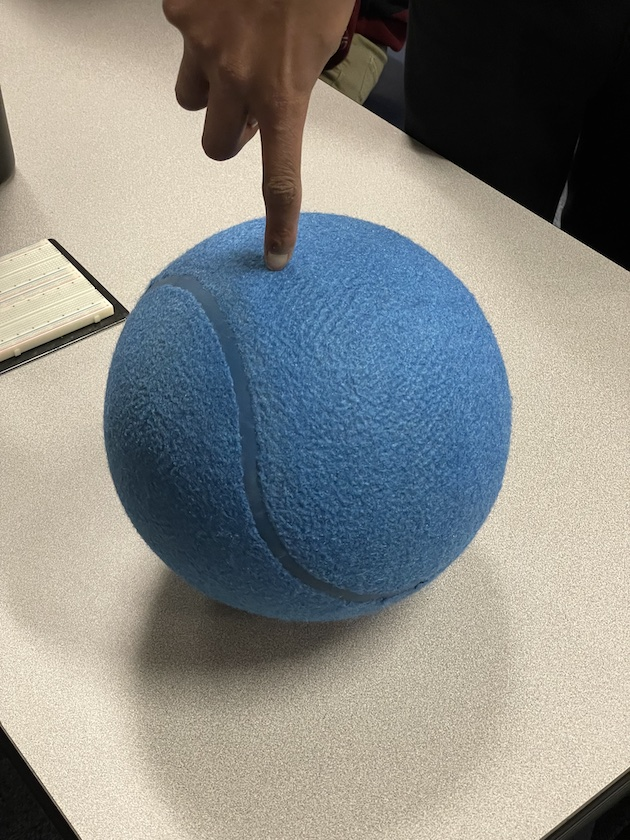
#> input picture lib/testing_images/blue1.jpeg, 630 x 840 px
$ python -i cargo_detection.py   (imports and definitions only)
#> lines starting #> are read from the running program, lines starting #| are printed output that depends on the picture
import math
import typing
from dataclasses import dataclass

import cv2

import houndeye.constants
import houndeye.utils
from houndeye.processing import Processor
from houndeye.runner import Alliance
from houndeye.utils import cv2Frame

circles = typing.NewType("circles", list[tuple[int, int, int]])
circles_depth = typing.NewType("circles_depth", list[tuple[int, int, int, int]])


# [19 lines that did not run here, left out]


# [58 lines that did not run here, left out]


# [43 lines that did not run here, left out]


def generate_masks(
    frame: cv2Frame,
) -> tuple[cv2Frame, cv2Frame]:
    """
    Generates a blue and a red mask for a frame and applies GaussianBlur.

    Args:
        frame: a color frame

    Returns:
        a blue mask and a red mask
    """

    frame = cv2.GaussianBlur(frame, (7, 7), sigmaX=1.5, sigmaY=1.5)
    hsv = cv2.cvtColor(frame, cv2.COLOR_BGR2HSV)

    blue_mask = cv2.inRange(
        hsv,
        houndeye.constants.Astra.HsvBounds.BLUE_BOUND_L,
        houndeye.constants.Astra.HsvBounds.BLUE_BOUND_U,
    )

    red_mask1 = cv2.inRange(
        hsv,
        houndeye.constants.Astra.HsvBounds.RED_BOUND_L,
        houndeye.constants.Astra.HsvBounds.RED_BOUND_U,
    )
    red_mask2 = cv2.inRange(
        hsv,
        houndeye.constants.Astra.HsvBounds.RED_BOUND_L2,
        houndeye.constants.Astra.HsvBounds.RED_BOUND_U2,
    )
    red_mask = red_mask1 | red_mask2

    return blue_mask, red_mask


def find_circles(
    mask: cv2Frame, depth_frame: cv2Frame | None = None
) -> circles | circles_depth:
    """
    Finds circles given a blurred mask and an optional depth frame.

    Args:
        mask: a blurred mask (typically GaussianBlur) to perform operations on
        depth_frame: a depth frame (must be the same dimensions as the mask))

    Returns:
        circles: a list of tuples of either 3 or 4 ints depending on if a depth frame is provided
    """

    cnts, _ = cv2.findContours(mask, cv2.RETR_TREE, cv2.CHAIN_APPROX_SIMPLE)

    circles = []
    for c in cnts:
        ((x, y), r) = cv2.minEnclosingCircle(c)

        circle_area = math.pi * r ** 2
        contour_area = cv2.contourArea(c)

        circle_validators = [
            r > 10,
            (
                (circle_area / contour_area)
                < houndeye.constants.CIRCLE_COMPARISON_THRESHOLD
            )
            if contour_area != 0
            else False,
        ]

        if all(circle_validators):
            if depth_frame:
                d = calculate_distance(x, y, depth_frame)
                circles += [(int(x), int(y), int(r), int(d))]
            else:
                circles += [(int(x), int(y), int(r))]

    return circles


def calculate_distance(x: int, y: int, depth_frame: cv2Frame) -> float:
    """
    Calculates the distance a certain circle is from the camera.

    Args:
        x: the x coordinate of the circle in the frame (NOT tx)
        y: the y coordinate of the circle in the frame (NOT ty)
        depth_frame: a depth frame from the Astra

    Returns:
        distance: the distance the ball is from the camera (needs calibration)
    """
    raw_distance = int(depth_frame[int(y), int(x)])
    distance = (
        ((1.80721769144085 * (10 ** -12)) * raw_distance ** 3)
        + ((6.9159950965501 * (10 ** -8)) * raw_distance ** 2)
        + ((3.78266960007055 * (10 ** -3)) * raw_distance)
        + (0.418729798948999)
    )
    return distance


def calculate_angles(
    circles: list[circles | circles_depth],
) -> tuple[list[float], list[float]]:
    """
    Calculates x and y deviation from center of camera feed.

    Args:
        circles: circles returned from `find_circles`

    Returns:
        tx: the x degree offset from the center of the frame
        ty: the y degree offset from the center of the frame
    """
    tx = []
    ty = []

    for x, y, *_ in circles:  # ignoring r and d (if it exists)
        tx += [
            (houndeye.constants.Astra.FOV_H / 2)
            * (x - (houndeye.constants.Astra.RESOLUTION_W / 2))
            / (houndeye.constants.Astra.RESOLUTION_W / 2)
        ]
        ty += [
            (houndeye.constants.Astra.FOV_V / 2)
            * (y - (houndeye.constants.Astra.RESOLUTION_H / 2))
            / (houndeye.constants.Astra.RESOLUTION_H / 2)
        ]
    return tx, ty

>>> import cv2
>>> picture = cv2.imread('../../lib/testing_images/blue1.jpeg', cv2.IMREAD_GRAYSCALE)
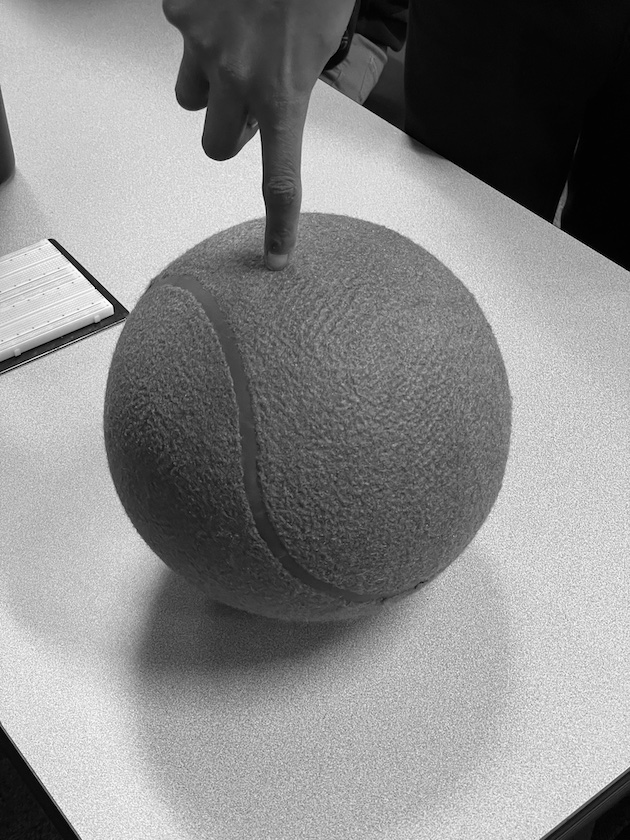
#> picture: shape (840, 630); min 0, max 255, mean 137.1
>>> result = generate_masks(picture)
#> (the run stopped early here; a loop or call above may not have finished)

$ run again, on lib/testing_images/blue2.jpeg
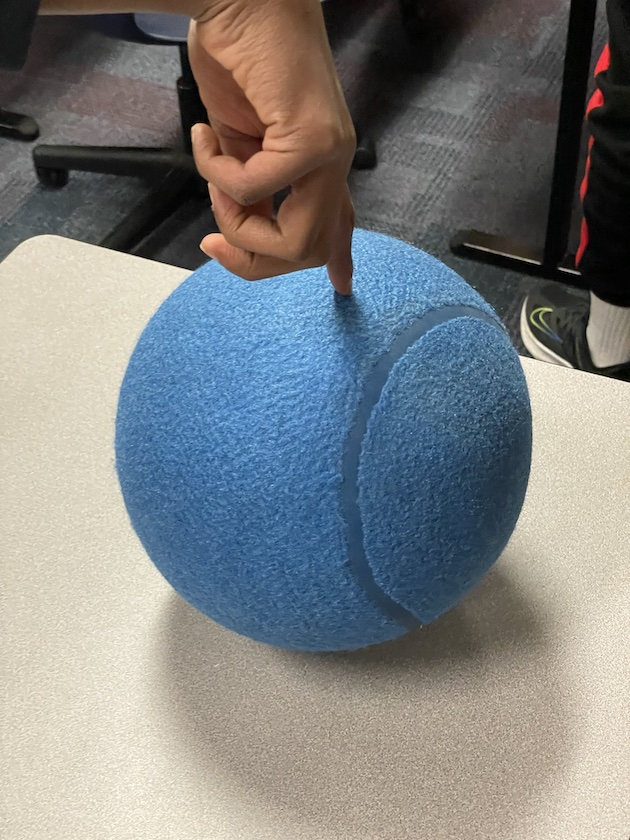
#> input picture lib/testing_images/blue2.jpeg, 630 x 840 px
#> `picture = cv2.imread('../../lib/testing_images/blue1.jpeg', cv2.IMREAD..`:
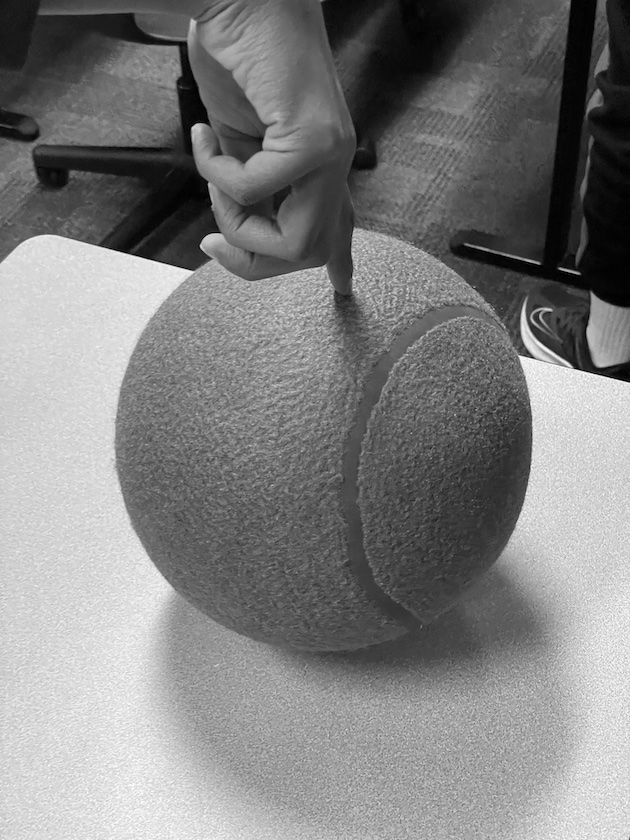
#> picture: shape (840, 630); min 0, max 255, mean 128.2

$ run again, on lib/testing_images/blue3.jpeg
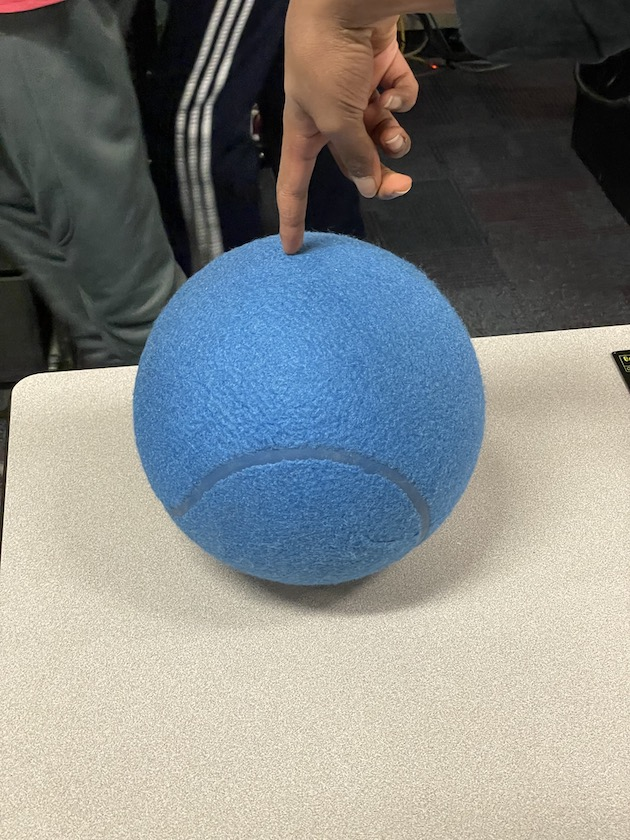
#> input picture lib/testing_images/blue3.jpeg, 630 x 840 px
#> `picture = cv2.imread('../../lib/testing_images/blue1.jpeg', cv2.IMREAD..`:
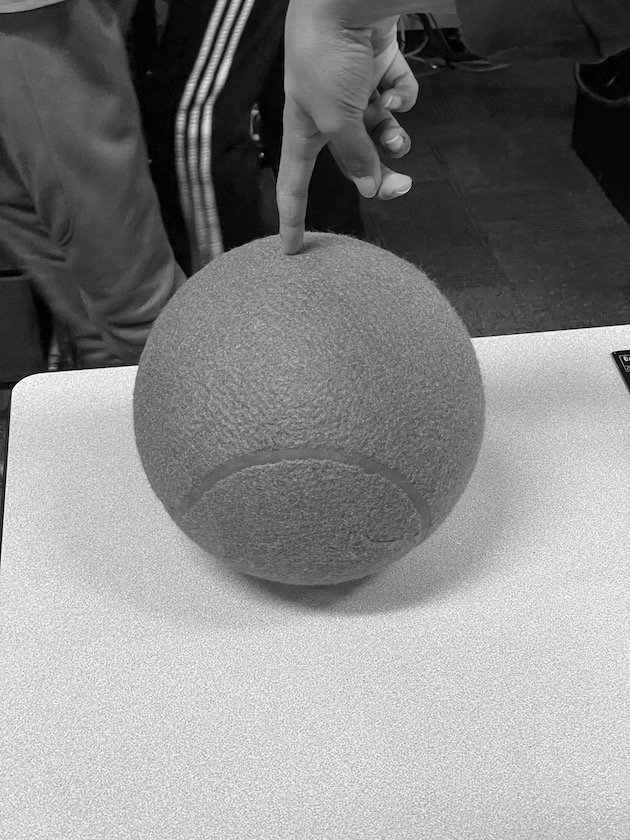
#> picture: shape (840, 630); min 0, max 255, mean 134

$ run again, on lib/testing_images/red1.jpeg
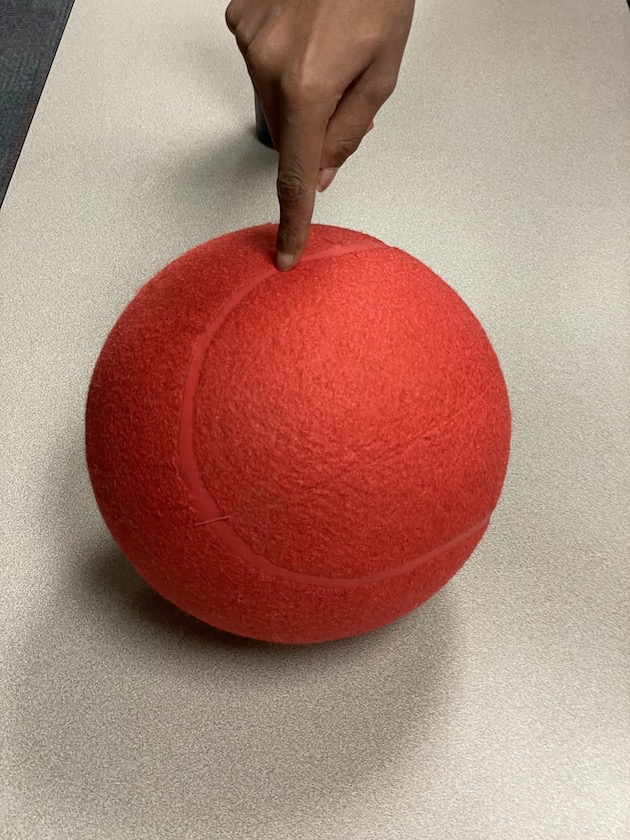
#> input picture lib/testing_images/red1.jpeg, 630 x 840 px
#> `picture = cv2.imread('../../lib/testing_images/blue1.jpeg', cv2.IMREAD..`:
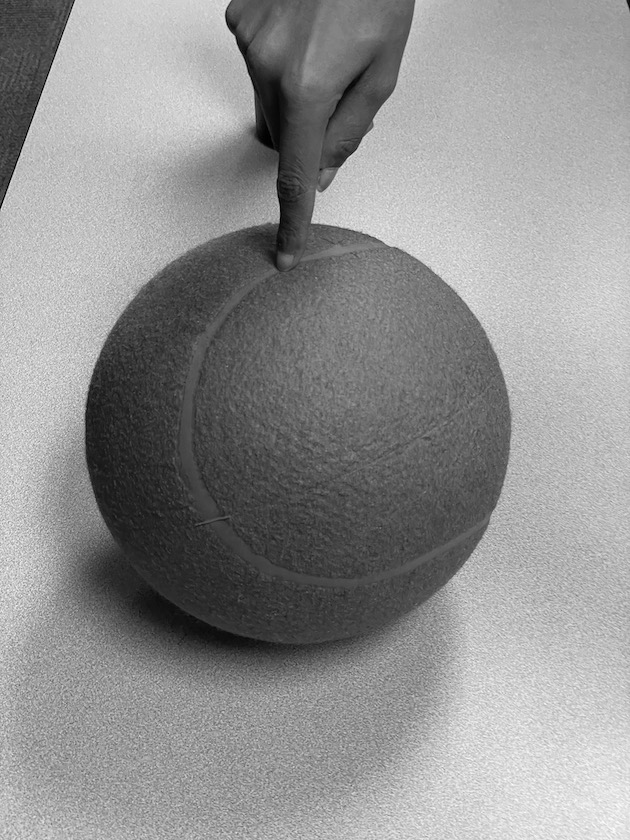
#> picture: shape (840, 630); min 0, max 255, mean 144.1
